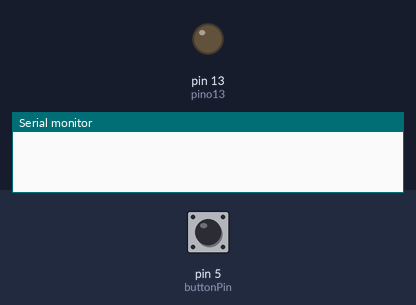
Bench run of a sketch on a simulated Arduino Uno, built with avr-gcc and run on an emulated ATmega328P. On the bench: output pins drawn as LEDs (lit = HIGH), the last lines printed to the serial monitor. Inputs (shaded band) come from the test bench; at power-on: pin 5 (buttonPin) LOW.

Above: at 1.2 s.
1.3 s: pin 5 (buttonPin) pulled HIGH for 0.15 s
At 1.4 s:
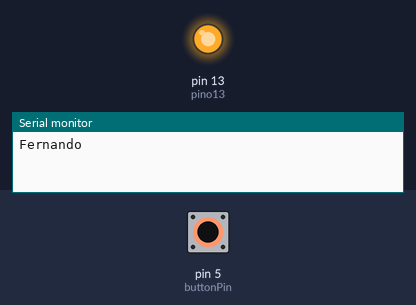
3.0 s: pin 5 (buttonPin) pulled HIGH for 3.2 s
At 7.1 s:
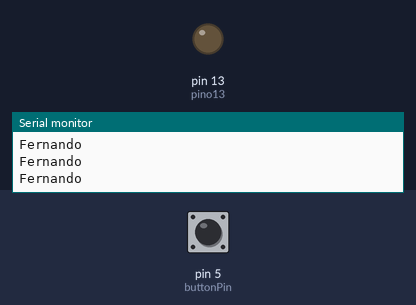
Timing chart, 0 to 8.6 s (numbered marks = the images above; inputs shaded):
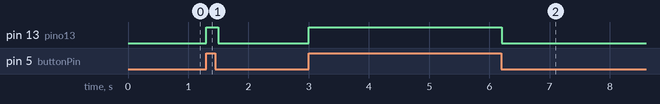

Measured:
- after the input at 1.3 s, pin 13 (pino13): LOW → HIGH at once, → LOW 0.20 s later
- after the input at 3.0 s, pin 13 (pino13): LOW → HIGH at once, → LOW 3.2 s later

The sketch:

EXEMPLO_CONTROLE_SERIAL_JAVA.ino
```cpp
/*********************************************/
// this constant won't change:
const int  buttonPin = 5; // the pin that the pushbutton is attached to
int pino13 = 13;
// Variables will change:
int buttonState = 0;         // current state of the button
int lastButtonState = 0;     // previous state of the button

void setup() {
  // Initialize the button pin as an input:
  pinMode(pino13, OUTPUT);
  pinMode(buttonPin, INPUT);
  // Initialize serial communication:
  Serial.begin(9600);
}

void loop() {
  // Read the pushbutton input pin:
  buttonState = digitalRead(buttonPin);

    if (buttonState == HIGH) {
      // If the current state is HIGH then the button
      // Send to serial that the engine has started:
      Serial.println("Fernando");
      digitalWrite(pino13, HIGH);
      delay (100);
  }
  else{
   digitalWrite(pino13, LOW);
  }
  // Save the current state as the last state,
  // for next time through the loop
  lastButtonState = buttonState;
}
```
